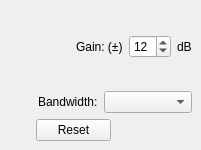
  <widget class="QDockWidget" name="Eq_Settings">
   <property name="enabled">
    <bool>true</bool>
   </property>
   <property name="minimumSize">
    <size>
     <width>201</width>
     <height>150</height>
    </size>
   </property>
   <property name="maximumSize">
    <size>
     <width>275</width>
     <height>150</height>
    </size>
   </property>
   <property name="baseSize">
    <size>
     <width>0</width>
     <height>0</height>
    </size>
   </property>
   <property name="contextMenuPolicy">
    <enum>Qt::NoContextMenu</enum>
   </property>
   <property name="acceptDrops">
    <bool>false</bool>
   </property>
   <property name="floating">
    <bool>false</bool>
   </property>
   <property name="allowedAreas">
    <set>Qt::BottomDockWidgetArea|Qt::RightDockWidgetArea</set>
   </property>
   <property name="windowTitle">
    <string>EQ Settings</string>
   </property>
   <attribute name="dockWidgetArea">
    <number>2</number>
   </attribute>
   <widget class="QWidget" name="dockWidgetContents_2">
    <layout class="QVBoxLayout" name="verticalLayout_8">
     <item>
      <layout class="QHBoxLayout" name="GainDepthLayout">
       <item>
        <spacer name="horizontalSpacer_11">
         <property name="orientation">
          <enum>Qt::Horizontal</enum>
         </property>
         <property name="sizeHint" stdset="0">
          <size>
           <width>10</width>
           <height>20</height>
          </size>
         </property>
        </spacer>
       </item>
       <item alignment="Qt::AlignRight">
        <widget class="QLabel" name="GainLab">
         <property name="text">
          <string>Gain: (±)</string>
         </property>
        </widget>
       </item>
       <item>
        <widget class="QSpinBox" name="GainRangeSpin">
         <property name="minimumSize">
          <size>
           <width>42</width>
           <height>0</height>
          </size>
         </property>
         <property name="maximumSize">
          <size>
           <width>42</width>
           <height>16777215</height>
          </size>
         </property>
         <property name="focusPolicy">
          <enum>Qt::WheelFocus</enum>
         </property>
         <property name="suffix">
          <string/>
         </property>
         <property name="prefix">
          <string/>
         </property>
         <property name="minimum">
          <number>1</number>
         </property>
         <property name="maximum">
          <number>18</number>
         </property>
         <property name="value">
          <number>12</number>
         </property>
         <property name="displayIntegerBase">
          <number>10</number>
         </property>
        </widget>
       </item>
       <item alignment="Qt::AlignLeft">
        <widget class="QLabel" name="dBLab">
         <property name="maximumSize">
          <size>
           <width>20</width>
           <height>16777215</height>
          </size>
         </property>
         <property name="text">
          <string>dB</string>
         </property>
        </widget>
       </item>
      </layout>
     </item>
     <item>
      <layout class="QHBoxLayout" name="BWLayout">
       <item alignment="Qt::AlignRight">
        <widget class="QLabel" name="BWLab">
         <property name="text">
          <string>Bandwidth:</string>
         </property>
        </widget>
       </item>
       <item>
        <widget class="QComboBox" name="BWBox">
         <property name="currentText">
          <string/>
         </property>
         <property name="currentIndex">
          <number>-1</number>
         </property>
        </widget>
       </item>
      </layout>
     </item>
     <item>
      <layout class="QHBoxLayout" name="horizontalLayout_7">
       <item>
        <widget class="QPushButton" name="ResetEQBut">
         <property name="maximumSize">
          <size>
           <width>75</width>
           <height>16777215</height>
          </size>
         </property>
         <property name="toolTip">
          <string>Reset to current EQ pattern settings</string>
         </property>
         <property name="text">
          <string>Reset</string>
         </property>
        </widget>
       </item>
       <item>
        <widget class="QToolButton" name="LockEQSettingsBut">
         <property name="styleSheet">
          <string notr="true">QToolButton{
border: None;
}
QToolButton:hover{
background: rgba(192, 192, 192, 128);
border-radius: 4px;
}</string>
         </property>
         <property name="text">
          <string/>
         </property>
         <property name="icon">
          <iconset resource="../../icons.qrc">
           <normaloff>:/Misc/Icons/Misc/unlock.png</normaloff>
           <normalon>:/Misc/Icons/Misc/padlock.png</normalon>:/Misc/Icons/Misc/unlock.png</iconset>
         </property>
         <property name="iconSize">
          <size>
           <width>18</width>
           <height>18</height>
          </size>
         </property>
         <property name="checkable">
          <bool>true</bool>
         </property>
        </widget>
       </item>
      </layout>
     </item>
    </layout>
   </widget>
  </widget>
